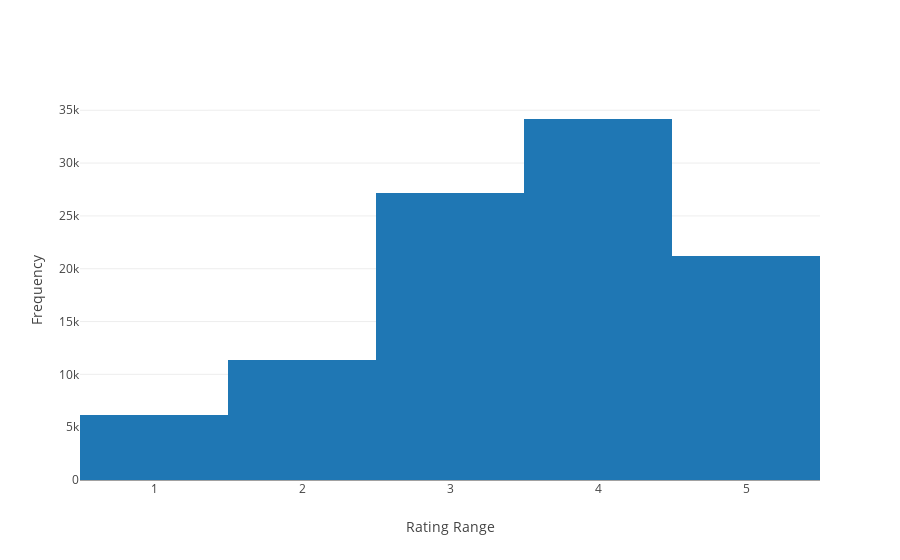

The notebook cell this image was saved under:
### Markdown cell above
## Rating Histogram

### Code cell
data = [go.Histogram(x = Rating)]
layout = dict(xaxis = dict(title = 'Rating Range'),
              yaxis = dict(title = 'Frequency'),
              )
fig = dict(data = data, layout = layout)
plot.iplot(fig, filename='Rating histogram')

### Figure 1 — Plotly figure (JSON) as saved in the notebook; plotly's stock layout.template omitted (floating-point values rounded to 4 significant figures; data arrays with more than 128 entries replaced by an {"elided": "..."} marker saying what was removed)
{"data": [{"type": "histogram", "x": {"elided": "100000 int values"}}], "layout": {"xaxis": {"title": "Rating Range"}, "yaxis": {"title": "Frequency"}}}
